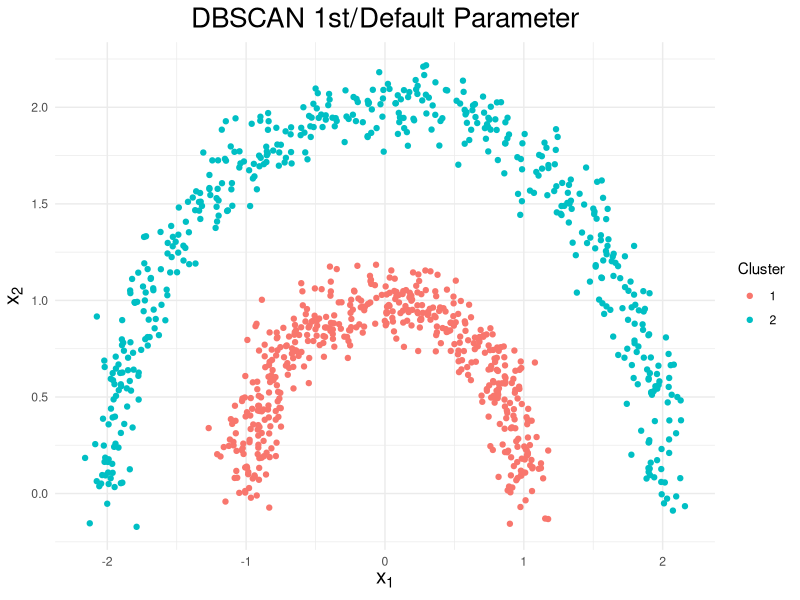
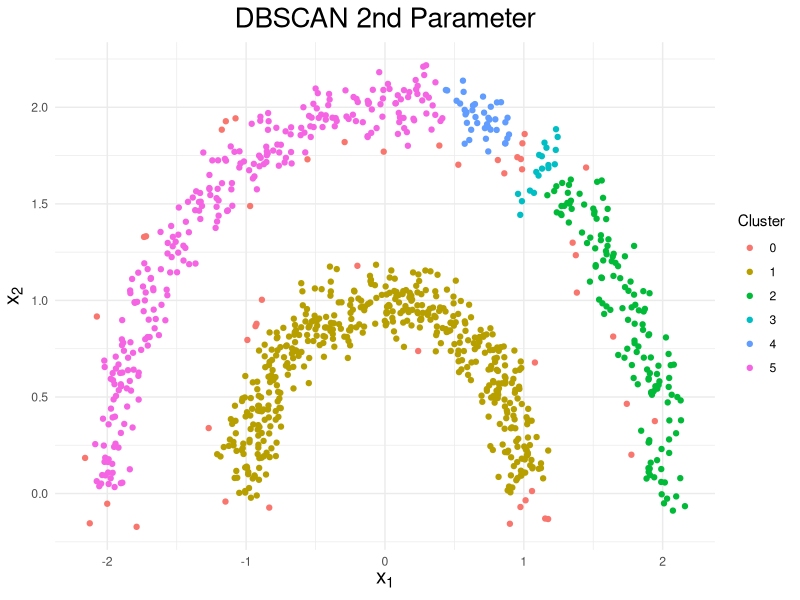
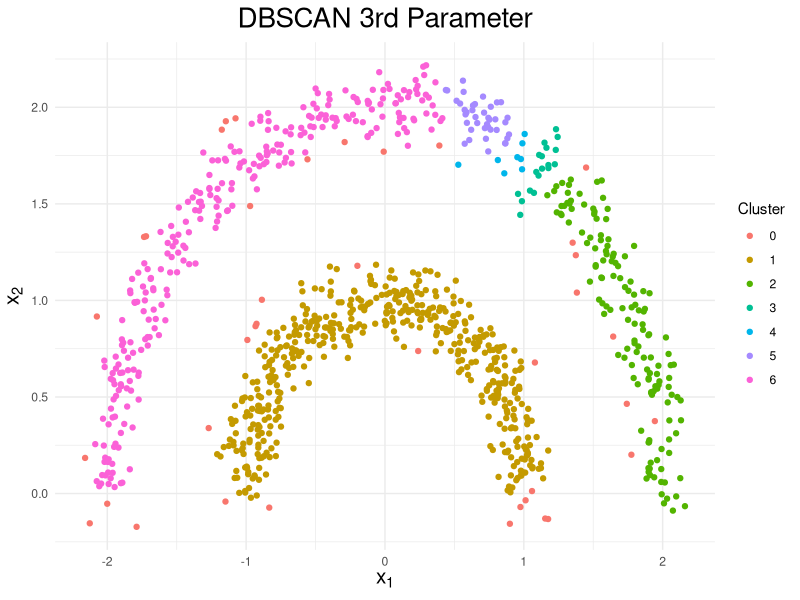

The R script that drew these images, in order:
# Instalasi paket
install.packages("ggplot2")
install.packages("dbscan")

# Mengimpor library yang diperlukan
library(ggplot2)
library(dbscan)

# Membuat dataset bulan sabit
n <- 500 # Jumlah sampel
noise <- 0.1 # Tingkat kebisingan

# Membuat dataset bulan sabit
theta <- seq(0, pi, length.out = n)
radius_inner <- 1
radius_outer <- 2
x_inner <- radius_inner * cos(theta) + rnorm(n, sd = noise)
y_inner <- radius_inner * sin(theta) + rnorm(n, sd = noise)
x_outer <- radius_outer * cos(theta) + rnorm(n, sd = noise)
y_outer <- radius_outer * sin(theta) + rnorm(n, sd = noise)

moon_data <- data.frame(x = c(x_inner, x_outer), y = c(y_inner, y_outer))

# ---------------------------------------------- 1st parameter
# Melakukan DBSCAN
dbscan_result <- dbscan(moon_data, eps = 0.3, MinPts = 5)

# Menambahkan label cluster ke dalam dataset
moon_data$cluster <- dbscan_result$cluster

# Menampilkan scatter plot
ggplot(data = moon_data, aes(x = x, y = y, color = factor(cluster))) +
  geom_point() +
  theme_minimal() +
  labs(x = expression(x[1]), y = expression(x[2]), color = "Cluster") +
  ggtitle("DBSCAN 1st/Default Parameter") +
  theme(axis.title.x = element_text(size = 15),
        axis.title.y = element_text(size = 15),
        plot.title  = element_text(size = 20, hjust = 0.5))

# ---------------------------------------------- 2nd parameter
# Melakukan DBSCAN
dbscan_result <- dbscan(moon_data, eps = 0.1, MinPts = 5)

# Menambahkan label cluster ke dalam dataset
moon_data$cluster <- dbscan_result$cluster

# Menampilkan scatter plot
ggplot(data = moon_data, aes(x = x, y = y, color = factor(cluster))) +
  geom_point() +
  theme_minimal() +
  labs(x = expression(x[1]), y = expression(x[2]), color = "Cluster") +
  ggtitle("DBSCAN 2nd Parameter") +
  theme(axis.title.x = element_text(size = 15),
        axis.title.y = element_text(size = 15),
        plot.title  = element_text(size = 20, hjust = 0.5))

# ---------------------------------------------- 3rd parameter
# Melakukan DBSCAN
dbscan_result <- dbscan(moon_data, eps = 0.4, MinPts = 7)

# Menambahkan label cluster ke dalam dataset
moon_data$cluster <- dbscan_result$cluster

# Menampilkan scatter plot
ggplot(data = moon_data, aes(x = x, y = y, color = factor(cluster))) +
  geom_point() +
  theme_minimal() +
  labs(x = expression(x[1]), y = expression(x[2]), color = "Cluster") +
  ggtitle("DBSCAN 3rd Parameter") +
  theme(axis.title.x = element_text(size = 15),
        axis.title.y = element_text(size = 15),
        plot.title  = element_text(size = 20, hjust = 0.5))
